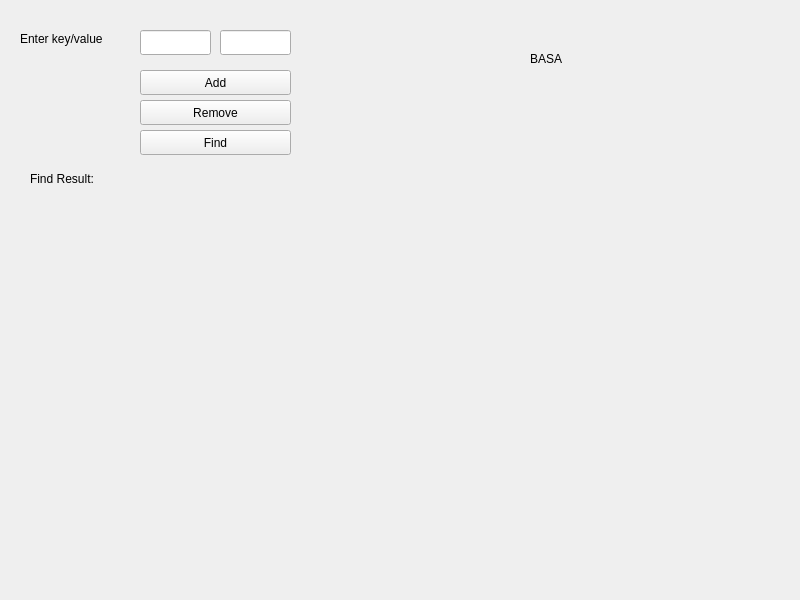
<?xml version="1.0" encoding="UTF-8"?>
<ui version="4.0">
 <class>MainWindow</class>
 <widget class="QMainWindow" name="MainWindow">
  <property name="geometry">
   <rect>
    <x>0</x>
    <y>0</y>
    <width>800</width>
    <height>600</height>
   </rect>
  </property>
  <property name="windowTitle">
   <string>MainWindow</string>
  </property>
  <widget class="QWidget" name="centralwidget">
   <widget class="QLabel" name="Root_Left_Left">
    <property name="geometry">
     <rect>
      <x>380</x>
      <y>160</y>
      <width>71</width>
      <height>17</height>
     </rect>
    </property>
    <property name="text">
     <string/>
    </property>
   </widget>
   <widget class="QLabel" name="Root_Right_Left">
    <property name="geometry">
     <rect>
      <x>600</x>
      <y>160</y>
      <width>71</width>
      <height>17</height>
     </rect>
    </property>
    <property name="text">
     <string/>
    </property>
   </widget>
   <widget class="QLabel" name="Root_Right_Right">
    <property name="geometry">
     <rect>
      <x>710</x>
      <y>160</y>
      <width>71</width>
      <height>17</height>
     </rect>
    </property>
    <property name="text">
     <string/>
    </property>
   </widget>
   <widget class="QLabel" name="Root_Right">
    <property name="geometry">
     <rect>
      <x>650</x>
      <y>90</y>
      <width>71</width>
      <height>17</height>
     </rect>
    </property>
    <property name="text">
     <string/>
    </property>
   </widget>
   <widget class="QLabel" name="Root">
    <property name="geometry">
     <rect>
      <x>530</x>
      <y>50</y>
      <width>71</width>
      <height>17</height>
     </rect>
    </property>
    <property name="text">
     <string>BASA</string>
    </property>
   </widget>
   <widget class="QLabel" name="Root_Left_Right">
    <property name="geometry">
     <rect>
      <x>490</x>
      <y>160</y>
      <width>71</width>
      <height>17</height>
     </rect>
    </property>
    <property name="text">
     <string/>
    </property>
   </widget>
   <widget class="QLabel" name="Root_Left">
    <property name="geometry">
     <rect>
      <x>430</x>
      <y>90</y>
      <width>71</width>
      <height>17</height>
     </rect>
    </property>
    <property name="text">
     <string/>
    </property>
   </widget>
   <widget class="QLabel" name="label">
    <property name="geometry">
     <rect>
      <x>20</x>
      <y>30</y>
      <width>111</width>
      <height>17</height>
     </rect>
    </property>
    <property name="text">
     <string>Enter key/value</string>
    </property>
   </widget>
   <widget class="QLineEdit" name="lineKey">
    <property name="geometry">
     <rect>
      <x>140</x>
      <y>30</y>
      <width>71</width>
      <height>25</height>
     </rect>
    </property>
   </widget>
   <widget class="QLineEdit" name="lineValue">
    <property name="geometry">
     <rect>
      <x>220</x>
      <y>30</y>
      <width>71</width>
      <height>25</height>
     </rect>
    </property>
   </widget>
   <widget class="QPushButton" name="Add">
    <property name="geometry">
     <rect>
      <x>140</x>
      <y>70</y>
      <width>151</width>
      <height>25</height>
     </rect>
    </property>
    <property name="text">
     <string>Add</string>
    </property>
   </widget>
   <widget class="QPushButton" name="Remove">
    <property name="geometry">
     <rect>
      <x>140</x>
      <y>100</y>
      <width>151</width>
      <height>25</height>
     </rect>
    </property>
    <property name="text">
     <string>Remove</string>
    </property>
   </widget>
   <widget class="QPushButton" name="Find">
    <property name="geometry">
     <rect>
      <x>140</x>
      <y>130</y>
      <width>151</width>
      <height>25</height>
     </rect>
    </property>
    <property name="text">
     <string>Find</string>
    </property>
   </widget>
   <widget class="QLabel" name="label_2">
    <property name="geometry">
     <rect>
      <x>30</x>
      <y>170</y>
      <width>81</width>
      <height>17</height>
     </rect>
    </property>
    <property name="text">
     <string>Find Result:</string>
    </property>
   </widget>
   <widget class="QLabel" name="label_Find">
    <property name="geometry">
     <rect>
      <x>130</x>
      <y>170</y>
      <width>161</width>
      <height>17</height>
     </rect>
    </property>
    <property name="text">
     <string/>
    </property>
   </widget>
  </widget>
 </widget>
 <resources/>
 <connections/>
</ui>
